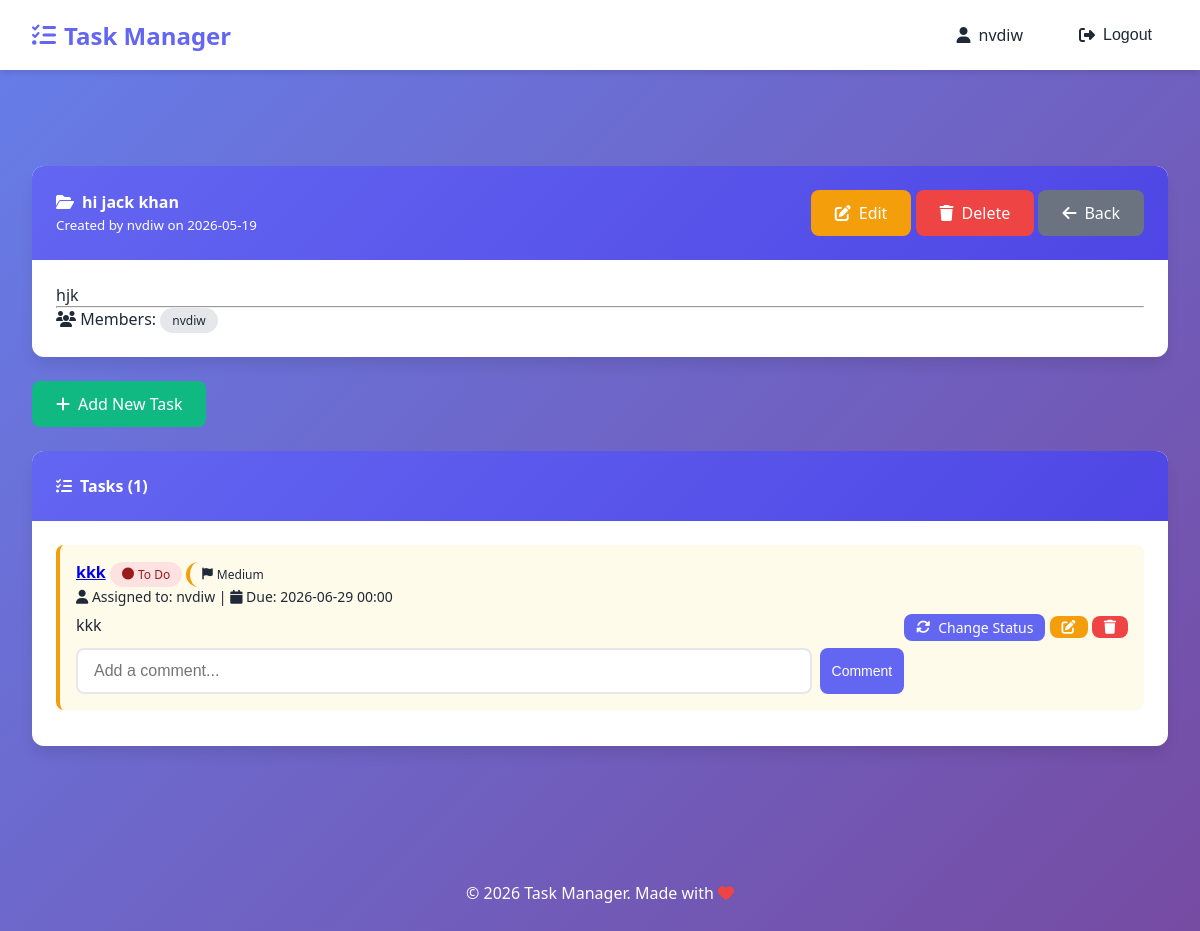
/projects/7/ (signed in), run on the app's committed database.
### tasks/models.py (models this page shows, shortened)
class Project(models.Model):
    title = models.CharField(max_length=200, verbose_name="Project Title")
    description = models.TextField(verbose_name="Description", blank=True)
    created_by = models.ForeignKey(
        User,
        on_delete=models.CASCADE,
        related_name='projects_created',
        verbose_name="Created By"
    )
    members = models.ManyToManyField(
        User,
        related_name='projects',
        blank=True,
        verbose_name="Team Members"
    )
    created_at = models.DateTimeField(auto_now_add=True, verbose_name="Created At")
    updated_at = models.DateTimeField(auto_now=True, verbose_name="Last Updated")
    class Meta:
        verbose_name = "Project"
        verbose_name_plural = "Projects"
        ordering = ['-created_at']

class Task(models.Model):
    class Status(models.TextChoices):
        TODO = 'TODO', 'To Do'
        IN_PROGRESS = 'IN_PROGRESS', 'In Progress'
        DONE = 'DONE', 'Done'
    class Priority(models.TextChoices):
        LOW = 'LOW', 'Low'
        MEDIUM = 'MEDIUM', 'Medium'
        HIGH = 'HIGH', 'High'
        URGENT = 'URGENT', 'Urgent'
    title = models.CharField(max_length=200, verbose_name="Task Title")
    description = models.TextField(verbose_name="Description", blank=True)
    project = models.ForeignKey(
        Project,
        on_delete=models.CASCADE,
        related_name='tasks',
        verbose_name="Related Project"
    )
    assigned_to = models.ForeignKey(
        User,
        on_delete=models.SET_NULL,
        null=True,
        blank=True,
        related_name='assigned_tasks',
        verbose_name="Assigned To"
    )
    created_by = models.ForeignKey(
        User,
        on_delete=models.CASCADE,
        related_name='created_tasks',
        verbose_name="Created By"
    )
    status = models.CharField(
        max_length=20,
        choices=Status.choices,
        default=Status.TODO,
        verbose_name="Status"
    )
    priority = models.CharField(
        max_length=20,
        choices=Priority.choices,
        default=Priority.MEDIUM,
        verbose_name="Priority"
    )
    deadline = models.DateTimeField(
        null=True,
        blank=True,
        verbose_name="Deadline"
    )
    created_at = models.DateTimeField(auto_now_add=True, verbose_name="Created At")
    updated_at = models.DateTimeField(auto_now=True, verbose_name="Last Updated")
    class Meta:
        verbose_name = "Task"
        verbose_name_plural = "Tasks"
        ordering = ['-priority', 'deadline']

### tasks/views.py (the view)
# urls.py: path('projects/<int:pk>/', views.project_detail, name='project_detail'),
@login_required
def project_detail(request, pk):
    project = get_object_or_404(Project, pk=pk)
    if request.user not in project.members.all() and request.user != project.created_by:
        messages.error(request, 'You do not have access to this project.')
        return redirect('tasks:project_list')
    tasks = project.tasks.all()
    return render(request, 'tasks/project_detail.html', {
        'project': project,
        'tasks': tasks,
    })

### templates/tasks/project_detail.html (shortened to what this page needs)
{% extends 'base.html' %}
{% block content %}
<div class="card">
    <div class="card-header" style="display: flex; justify-content: space-between; align-items: center;">
        <div>
            <h4><i class="fas fa-folder-open"></i> {{ project.title }}</h4>
            <small>Created by {{ project.created_by.username }} on {{ project.created_at|date:"Y-m-d" }}</small>
        </div>
        <div>
            {% if user == project.created_by %}
                <a href="{% url 'tasks:project_edit' project.pk %}" class="btn btn-warning">
                    <i class="fas fa-edit"></i> Edit
                </a>
                <a href="{% url 'tasks:project_delete' project.pk %}" class="btn btn-danger" onclick="return confirm('Are you sure?')">
                    <i class="fas fa-trash"></i> Delete
                </a>
            {% endif %}
            <a href="{% url 'tasks:project_list' %}" class="btn btn-secondary">
                <i class="fas fa-arrow-left"></i> Back
            </a>
        </div>
    </div>
    <div class="card-body">
        <p>{{ project.description|default:"No description provided." }}</p>
        <hr>
        <div class="text-muted">
            <i class="fas fa-users"></i> Members:
            {% for member in project.members.all %}
                <span class="badge">{{ member.username }}</span>
            {% empty %}
                No members yet
            {% endfor %}
        </div>
    </div>
</div>
<div style="margin: 1.5rem 0;">
    <a href="{% url 'tasks:task_create' project.pk %}" class="btn btn-success">
        <i class="fas fa-plus"></i> Add New Task
    </a>
</div>
<div class="card">
    <div class="card-header">
        <h4><i class="fas fa-tasks"></i> Tasks ({{ tasks.count }})</h4>
    </div>
    <div class="card-body">
        {% if tasks %}
            {% for task in tasks %}
                <div class="task-item priority-{{ task.priority|lower }}">
                    <div style="flex: 1;">
                        <div>
                            <strong>
                                <a href="{% url 'tasks:task_edit' task.pk %}">{{ task.title }}</a>
                            </strong>
                            <span class="status-badge status-{{ task.status|lower }}">
                                <i class="fas fa-{% if task.status == 'TODO' %}circle{% elif task.status == 'IN_PROGRESS' %}spinner{% else %}check-circle{% endif %}"></i>
                                {{ task.get_status_display }}
                            </span>
                            <span class="badge priority-{{ task.priority|lower }}">
                                <i class="fas fa-flag"></i> {{ task.get_priority_display }}
                            </span>
                        </div>
                        <div class="text-muted" style="font-size: 0.875rem;">
                            <i class="fas fa-user"></i> Assigned to: {{ task.assigned_to.username|default:"Unassigned" }}
                            {% if task.deadline %}
                                | <i class="fas fa-calendar"></i> Due: {{ task.deadline|date:"Y-m-d H:i" }}
                            {% endif %}
                        </div>
                        {% if task.description %}
                            <div class="text-muted" style="margin-top: 0.5rem;">{{ task.description|truncatewords:15 }}</div>
                        {% endif %}
                        <div style="margin-top: 0.75rem;">
                            <form method="post" action="{% url 'tasks:comment_add' task.pk %}" style="margin-top: 0.5rem; display: flex; gap: 0.5rem;">
                                <input type="text" name="text" class="form-control" placeholder="Add a comment..." style="flex: 1;">
                                <button type="submit" class="btn btn-primary btn-sm">Comment</button>
                            </form>
                        </div>
                    </div>
                    <div>
                        <a href="{% url 'tasks:task_toggle_status' task.pk %}" class="btn btn-primary btn-sm">
                            <i class="fas fa-sync-alt"></i> Change Status
                        </a>
                        <a href="{% url 'tasks:task_edit' task.pk %}" class="btn btn-warning btn-sm">
                            <i class="fas fa-edit"></i>
                        </a>
                        <a href="{% url 'tasks:task_delete' task.pk %}" class="btn btn-danger btn-sm" onclick="return confirm('Delete this task?')">
                            <i class="fas fa-trash"></i>
                        </a>
                    </div>
                </div>
            {% endfor %}
        {% else %}
            <div class="text-center" style="padding: 2rem;">
                <i class="fas fa-check-circle" style="font-size: 3rem; color: var(--gray);"></i>
                <p>No tasks yet. Click "Add New Task" to get started!</p>
            </div>
        {% endif %}
    </div>
</div>
{% endblock %}

### templates/base.html (shortened to what this page needs)
<!DOCTYPE html>
<html lang="en">
<head>
    <link rel="stylesheet" href="https://cdnjs.cloudflare.com/ajax/libs/font-awesome/6.5.1/css/all.min.css">
    {% load static %}
    <link rel="stylesheet" href="{% static 'css/style.css' %}">
</head>
<body>
    <nav class="navbar">
        <div class="navbar-container">
            <a class="navbar-brand" href="/">
                <i class="fas fa-tasks"></i>
                Task Manager
            </a>
            <div class="navbar-menu">
                {% if user.is_authenticated %}
                    <a class="nav-link" href="{% url 'accounts:profile' user.id %}">
                        <i class="fas fa-user"></i>
                        {{ user.username }}
                    </a>
                    <form method="post" action="{% url 'accounts:logout' %}" style="display: inline;">
                        <button type="submit" class="nav-link btn-logout">
                            <i class="fas fa-sign-out-alt"></i>
                            Logout
                        </button>
                    </form>
                {% endif %}
            </div>
        </div>
    </nav>
    <div class="container">
    </div>
    <main class="container">
        {% block content %}
        {% endblock %}
    </main>
    <footer class="footer">
        <p>&copy; 2026 Task Manager. Made with <i class="fas fa-heart" style="color: #ef4444;"></i></p>
    </footer>
</body>
</html>

### static/css/style.css (style rules this page uses)
:root { --primary: #6366f1; --primary-dark: #4f46e5; --primary-light: #818cf8; --secondary: #10b981; --secondary-dark: #059669; --danger: #ef4444; --danger-dark: #dc2626; --warning: #f59e0b; --info: #3b82f6; --dark: #1f2937; --light: #f9fafb; --gray: #6b7280; --gray-light: #e5e7eb; --white: #ffffff; --shadow: 0 4px 6px -1px rgba(0, 0, 0, 0.1); --shadow-lg: 0 10px 15px -3px rgba(0, 0, 0, 0.1); --radius: 12px; --radius-sm: 8px; }
* { margin: 0; padding: 0; box-sizing: border-box; }
body { font-family: 'Segoe UI', Tahoma, Geneva, Verdana, sans-serif; background: linear-gradient(135deg, #667eea 0%, #764ba2 100%); min-height: 100vh; color: var(--dark); }
.navbar { background: var(--white); box-shadow: var(--shadow); padding: 1rem 2rem; position: sticky; top: 0; z-index: 1000; }
.navbar-container { max-width: 1280px; margin: 0 auto; display: flex; justify-content: space-between; align-items: center; flex-wrap: wrap; gap: 1rem; }
.navbar-brand { font-size: 1.5rem; font-weight: bold; color: var(--primary); text-decoration: none; display: flex; align-items: center; gap: 0.5rem; }
.navbar-menu { display: flex; gap: 1.5rem; align-items: center; flex-wrap: wrap; }
.nav-link { color: var(--dark); text-decoration: none; display: flex; align-items: center; gap: 0.5rem; padding: 0.5rem 1rem; border-radius: var(--radius-sm); transition: all 0.3s ease; }
.btn-logout { background: none; border: none; cursor: pointer; font-size: 1rem; }
.container { max-width: 1280px; margin: 0 auto; padding: 2rem; }
.card { background: var(--white); border-radius: var(--radius); box-shadow: var(--shadow-lg); overflow: hidden; margin-bottom: 1.5rem; }
.card-header { padding: 1.5rem; background: linear-gradient(135deg, var(--primary) 0%, var(--primary-dark) 100%); color: var(--white); }
.card-header h4 { margin: 0; display: flex; align-items: center; gap: 0.5rem; }
.card-body { padding: 1.5rem; }
.form-control { width: 100%; padding: 0.75rem 1rem; border: 2px solid var(--gray-light); border-radius: var(--radius-sm); font-size: 1rem; transition: all 0.3s ease; }
.btn { display: inline-flex; align-items: center; gap: 0.5rem; padding: 0.75rem 1.5rem; border: none; border-radius: var(--radius-sm); font-size: 1rem; font-weight: 500; cursor: pointer; transition: all 0.3s ease; text-decoration: none; }
.btn-primary { background: var(--primary); color: var(--white); }
.btn-success { background: var(--secondary); color: var(--white); }
.btn-danger { background: var(--danger); color: var(--white); }
.btn-secondary { background: var(--gray); color: var(--white); }
.btn-warning { background: var(--warning); color: var(--white); }
.footer { text-align: center; padding: 2rem; color: var(--white); margin-top: 3rem; }
.task-item { background: var(--light); border-radius: var(--radius-sm); padding: 1rem; margin-bottom: 0.75rem; display: flex; justify-content: space-between; align-items: center; flex-wrap: wrap; }
.priority-medium { border-left: 4px solid var(--warning); }
.status-badge { display: inline-flex; align-items: center; gap: 0.25rem; padding: 0.25rem 0.75rem; border-radius: 9999px; font-size: 0.75rem; font-weight: 500; }
.status-todo { background: #fee2e2; color: #991b1b; }
.badge { display: inline-flex; align-items: center; gap: 0.25rem; padding: 0.25rem 0.75rem; border-radius: 9999px; font-size: 0.75rem; font-weight: 500; background: var(--gray-light); color: var(--dark); }
.btn-sm { padding: 0.25rem 0.75rem; font-size: 0.875rem; }
.priority-medium { border-left-color: var(--warning); background: #fffbeb; }

### data on the page
Project: title "hi jack khan", created_by.username "nvdiw", created_at "2026-05-19", description "hjk", count "1"
Task: title "kkk", status "To Do", priority "Medium", assigned_to.username "nvdiw", deadline "2026-06-29 00:00", description "kkk"

### other printed values
{{ user.username }} "nvdiw"
{{ member.username }} "nvdiw"
